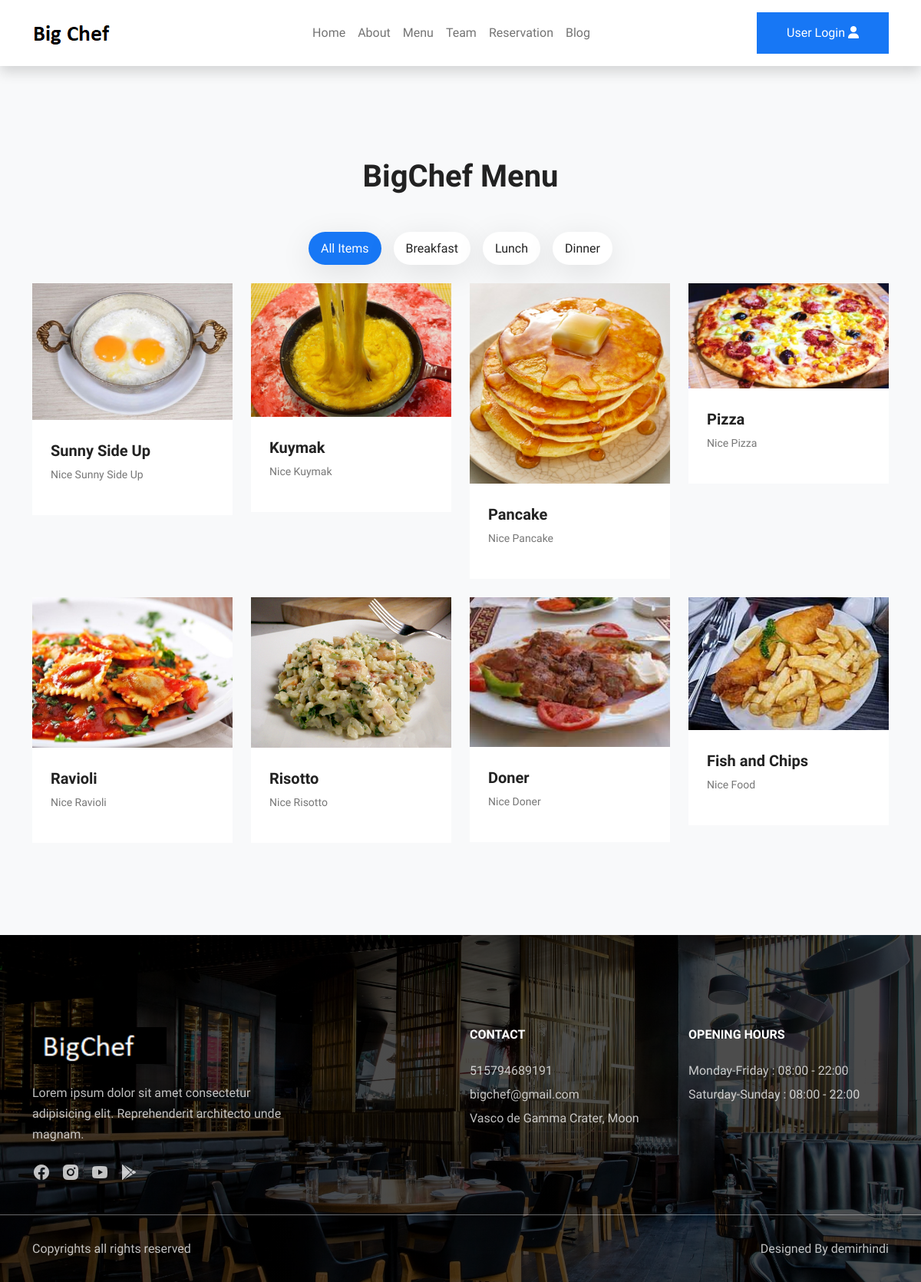
The app's page /menu/ with its own data.
### mainapp/models.py (models this page shows, shortened)
class Meal(models.Model):
    title= models.CharField(max_length=150,blank=True)
    desc = models.CharField(max_length=250,blank=True)
    photo = models.ImageField(upload_to="meal/meal",blank=True)
    cinsi = models.CharField(max_length=250,blank=True)
    class Meta:
        verbose_name='meal'
        verbose_name_plural='meal'
    def get_url(self):
        return reverse('fooddetail',kwargs={"id":self.id})

class Contact(models.Model):
    number = models.IntegerField(blank=True)
    mail = models.CharField(max_length=150,blank=True)
    adress=models.CharField(max_length=550,blank=True)
    class Meta:
        verbose_name='contact'
        verbose_name_plural='contacts'

### mainapp/views.py (the view)
# urls.py: path('menu/', views.menu, name='menu'),
def menu(request):
    breakfast=Meal.objects.filter(cinsi='breakfast')
    lunch=Meal.objects.filter(cinsi='lunch')
    dinner=Meal.objects.filter(cinsi='dinner')
    allmeal=Meal.objects.all()
    context= {
        "breakfast":breakfast,
        "lunch":lunch,
        "dinner":dinner,
        "allmeal":allmeal,
    }
    return render(request,'pages/menu.html',context)

### mainapp/context_processor.py (called while the page is built)
def menu_links2(request):
    links2 = Contact.objects.all()
    return dict(links2=links2)

### templates/pages/menu.html (shortened to what this page needs)
{% extends 'base.html' %}
{% load static %}
{% block content %}
<section id="menu" class="bg-light">
    <div class="container">
        <div class="row">
            <div class="col-12 intro-text">
                <h1>BigChef Menu</h1>
            </div>
        </div>
    </div>
    <div class="container">
        <ul class="nav nav-pills mb-4 justify-content-center" id="pills-tab" role="tablist">
            <li class="nav-item" role="presentation">
                <button class="nav-link active" id="pills-all-tab" data-bs-toggle="pill" data-bs-target="#pills-all"
                    type="button" role="tab" aria-controls="pills-all" aria-selected="true">All Items</button>
            </li>
            <li class="nav-item" role="presentation">
                <button class="nav-link" id="pills-breakfast-tab" data-bs-toggle="pill"
                    data-bs-target="#pills-breakfast" type="button" role="tab" aria-controls="pills-breakfast"
                    aria-selected="true">Breakfast</button>
            </li>
            <li class="nav-item" role="presentation">
                <button class="nav-link" id="pills-lunch-tab" data-bs-toggle="pill" data-bs-target="#pills-lunch"
                    type="button" role="tab" aria-controls="pills-lunch" aria-selected="true">Lunch</button>
            </li>
            <li class="nav-item" role="presentation">
                <button class="nav-link" id="pills-dinner-tab" data-bs-toggle="pill" data-bs-target="#pills-dinner"
                    type="button" role="tab" aria-controls="pills-dinner" aria-selected="true">Dinner</button>
            </li>
        </ul>
        <div class="tab-content" id="pills-tabContent">
            <div class="tab-pane fade show active" id="pills-all" role="tabpanel" aria-labelledby="pills-all-tab"
                tabindex="0">
                <div class="row gy-4">
                    {% for dinn in allmeal %}
                    <div class="col-lg-3 col-sm-6">
                        <div class="menu-item bg-white shadow-on-hover">
                            <img src="{{dinn.photo.url}}" alt="">
                            <div class="menu-item-content p-4">
                                <h5 class="mt-1 mb-2"><a href="{{dinn.get_url}}">{{dinn.title}}</a></h5>
                                <p class="small">{{dinn.desc}}</p>
                            </div>
                        </div>
                    </div>
                    {% endfor %}
                </div>
            </div>
        </div>
    </div>
</section>
{% endblock %}

### templates/base.html (shortened to what this page needs)
{% load static %}
<!doctype html>
<html lang="en">
<head>
    <link href="https://cdn.jsdelivr.net/npm/bootstrap@5.2.0-beta1/dist/css/bootstrap.min.css" rel="stylesheet">
    <link href="https://cdn.jsdelivr.net/npm/remixicon@2.5.0/fonts/remixicon.css" rel="stylesheet">
    <link rel="stylesheet" href="{% static 'css/style.css' %}">
	<link rel="stylesheet" href="https://cdnjs.cloudflare.com/ajax/libs/font-awesome/6.1.1/css/all.min.css"  />
</head>
<body data-bs-spy="scroll" data-bs-target=".navbar">
    {% include 'include/navbar.html' %}
    {% block content %}{% endblock content %}
    {% include 'include/footer.html' %}
</body>
</html>

### templates/include/navbar.html (shortened to what this page needs)
{% load static %}
<nav class="navbar navbar-expand-lg bg-white shadow py-3 sticky-top">
    <div class="container">
        <a class="navbar-brand" href="{% url 'home' %}">
            <img src="{% static 'images/darklogo.png' %}" alt="">
        </a>
        <div class="collapse navbar-collapse" id="navbarNav">
            <ul class="navbar-nav mx-auto">
                <li class="nav-item">
                    <a class="nav-link" href="{% url 'home' %}">Home</a>
                </li>
                <li class="nav-item">
                    <a class="nav-link" href="{% url 'about' %}">About</a>
                </li>
                <li class="nav-item">
                    <a class="nav-link" href="{% url 'menu' %}">Menu</a>
                </li>
                <li class="nav-item">
                    <a class="nav-link" href="{% url 'chefs' %}">Team</a>
                </li>
                <li class="nav-item">
                    <a class="nav-link" href="{% url 'reservation' %}">Reservation</a>
                </li>
                <li class="nav-item">
                    <a class="nav-link" href="{% url 'blog' %}">Blog</a>
                </li>
            </ul>
            {% if user.is_authenticated %}
            <h6 class="text-dark mb-4">Welcome {{user.username}}</h6>
            <a href="{% url 'logout' %}" class="btn btn-brand bg-dark">Logout
                <i class="fa-solid fa-user"></i>
            {% else %}
            <a href="{% url 'login' %}" class="btn btn-brand">User Login
            <i class="fa-solid fa-user"></i>
            {% endif %}
            </a>
        </div>
    </div>
</nav>

### templates/include/footer.html
{% load static %}
<footer class="bg-cover">
    <div class="footer-top">
        <div class="container">
            <div class="row gy-5">
                {% for adres in links2 %}
                <div class="col-lg-4">
                    <img src="{% static 'images/whitelogo.png' %}" class="mb-4" alt="">
                    <p>Lorem ipsum dolor sit amet consectetur adipisicing elit. Reprehenderit architecto unde
                        magnam.</p>
                    <div class="social-links">
                        <a href="#"><i class="ri-facebook-circle-fill"></i></a>
                        <a href="#"><i class="ri-instagram-fill"></i></a>
                        <a href="#"><i class="ri-youtube-fill"></i></a>
                        <a href="#"><i class="ri-google-play-fill"></i></a>
                    </div>
                </div>
                <div class="col-lg-3 ms-auto">
                    <h6 class="text-white mb-4">CONTACT</h6>
                    <p class="mb-1">{{adres.number}}</p>
                    <p class="mb-1">{{adres.mail}}</p>
                    <p class="mb-0">{{adres.adress}}</p>
                </div>
                <div class="col-lg-3">
                    <h6 class="text-white mb-4">OPENING HOURS</h6>
                    <p class="mb-1">Monday-Friday : 08:00 - 22:00</p>
                    <p>Saturday-Sunday : 08:00 - 22:00</p>
                </div>
                {% endfor %}
            </div>
        </div>
    </div>
    <div class="footer-bottom">
        <div class="container">
            <div class="row gy-3 justify-content-between">
                <div class="col-auto">
                    <p class="mb-0">Copyrights all rights reserved</p>
                </div>
                <div class="col-auto">
                    <p class="mb-0">Designed By <a
                            href="#">demirhindi</a></p>
                </div>
            </div>
        </div>
    </div>
</footer>

### static/css/style.css (style rules this page uses)
body { font-family: "Spline Sans", sans-serif; color: #777; line-height: 1.7; }
h1,h2,h3,h4,h5,h6 { font-weight: 600; color: #222; }
a { color: #222; text-decoration: none; transition: all 0.4s; }
img { width: 100%; }
section { padding-top: 120px; padding-bottom: 120px; }
.shadow-on-hover { transition: all 0.3s; }
.btn { border-radius: 0; padding: 14px 38px; }
.btn-brand { color: #fff; font-weight: 500; border-color: #1777f5; background-color: #1777f5; }
.bg-cover { background-position: center !important; background-size: cover !important; background-repeat: no-repeat !important; }
.intro-text { margin-bottom: 40px; text-align: center; }
#menu .nav-pills .nav-link { background-color: #fff; margin-left: 8px; margin-right: 8px; color: #222; border-radius: 100px; box-shadow: 0 10px 40px rgba(0, 0, 0, 0.1); }
#menu .nav-pills .nav-link.active { background-color: #1777f5; color: #ffffff; }
footer { background: linear-gradient(rgba(0, 0, 0, 0.7), rgba(0, 0, 0, 0.7)), url(../images/cover3.jpg); padding-top: 120px; padding-bottom: 30px; }
.footer-top { margin-bottom: 30px; }
footer p, footer a { color: rgba(255, 255, 255, 0.75); }
footer .social-links a { font-size: 24px; margin-right: 10px; }
footer img { max-width: 175px; }
.footer-bottom { padding-top: 30px; border-top: 1px solid rgba(255, 255, 255, 0.4); }

### records on screen
Meal: photo (picture), title "Sunny Side Up", desc "Nice Sunny Side Up"
Meal: photo (picture), title "Kuymak", desc "Nice Kuymak"
Meal: photo (picture), title "Pancake", desc "Nice Pancake"
Meal: photo (picture), title "Pizza", desc "Nice Pizza"
Meal: photo (picture), title "Ravioli", desc "Nice Ravioli"
Meal: photo (picture), title "Risotto", desc "Nice Risotto"
Meal: photo (picture), title "Doner", desc "Nice Doner"
Meal: photo (picture), title "Fish and Chips", desc "Nice Food"
Contact: number "515794689191", mail "bigchef@gmail.com", adress "Vasco de Gamma Crater, Moon"
